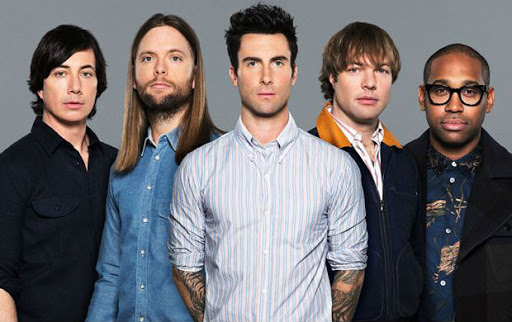
#> input picture people.png, 512 x 322 px
$ python Face-Detection.py
#> lines starting #> are read from the running program, lines starting #| are printed output that depends on the picture; after the words box and inside, x2 and y2 are one past the last pixel; in counts of white or black regions, pixels touching at a corner belong together
import cv2

# Load the cascade
face_cascade = cv2.CascadeClassifier(r'haarcascade_frontalface_default.xml')


# Read the input image
img = cv2.imread('people.png')
#> img is the input picture: shape (322, 512, 3); mean B, G, R 112.3, 108.8, 111.7

# Convert into grayscale
gray = cv2.cvtColor(img, cv2.COLOR_BGR2GRAY)
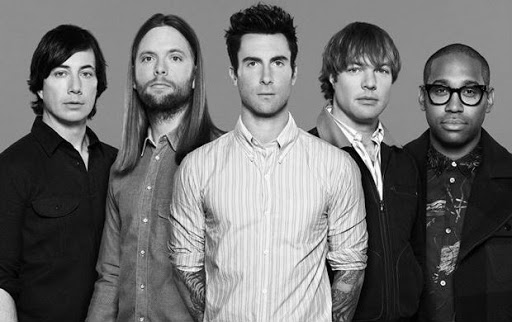
#> gray: shape (322, 512); min 0, max 255, mean 110.1

# Detect faces
faces = face_cascade.detectMultiScale(gray, 1.1, 4)
#> faces = [[43, 49, 64, 64], [127, 31, 70, 70], [334, 43, 69, 69], [229, 35, 72, 72], [417, 62, 73, 73]]

# Draw rectangle around the faces
for (x, y, w, h) in faces:
    cv2.rectangle(img, (x, y), (x+w, y+h), (255, 0, 0), 2)
#> this loop made 5 passes
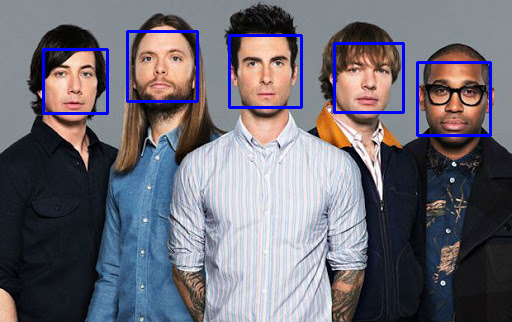
#> img: shape (322, 512, 3); 2.52% of pixels changed, all inside (x1, y1, x2, y2) = (42, 30, 492, 137)

cv2.imshow('img', img)

# Display the output
cv2.imshow('img', img)
cv2.waitKey()
